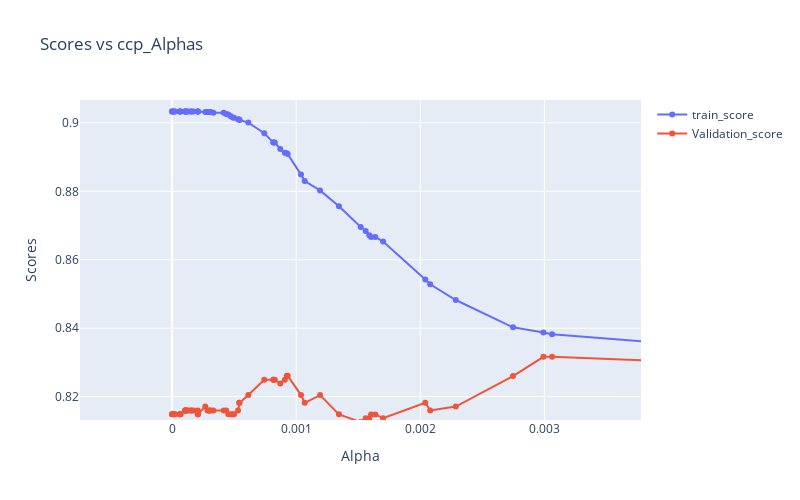

Here is the notebook cell this chart was saved with:
### Code cell
# Create scatter plot for train and validation scores
fig = go.Figure()

fig.add_trace(go.Scatter(x=ccp_df['ccp_alphas'], y=ccp_df['train_scores'], mode='lines+markers', name='train_score'))

# Create scatter plot for training scores
fig.add_trace(go.Scatter(x=ccp_df['ccp_alphas'], y=ccp_df['val_scores'], mode='lines+markers', name='Validation_score'))


# Set plot layout
fig.update_layout(title='Scores vs ccp_Alphas',
                  height=500,
                  width=800,
                  xaxis_title='Alpha',
                  yaxis_title='Scores')

fig.show()
